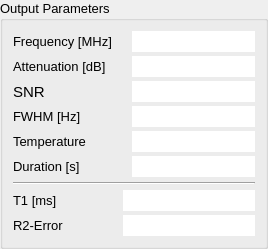
    <widget class="QGroupBox" name="OutputWidget">
     <property name="sizePolicy">
      <sizepolicy hsizetype="Expanding" vsizetype="Minimum">
       <horstretch>0</horstretch>
       <verstretch>0</verstretch>
      </sizepolicy>
     </property>
     <property name="font">
      <font>
       <pointsize>10</pointsize>
      </font>
     </property>
     <property name="title">
      <string>Output Parameters</string>
     </property>
     <layout class="QVBoxLayout" name="verticalLayout_2">
      <property name="spacing">
       <number>5</number>
      </property>
      <property name="leftMargin">
       <number>10</number>
      </property>
      <property name="topMargin">
       <number>10</number>
      </property>
      <property name="rightMargin">
       <number>10</number>
      </property>
      <property name="bottomMargin">
       <number>10</number>
      </property>
      <item>
       <layout class="QFormLayout" name="outputParameters">
        <property name="fieldGrowthPolicy">
         <enum>QFormLayout::ExpandingFieldsGrow</enum>
        </property>
        <property name="rowWrapPolicy">
         <enum>QFormLayout::DontWrapRows</enum>
        </property>
        <property name="horizontalSpacing">
         <number>20</number>
        </property>
        <property name="verticalSpacing">
         <number>4</number>
        </property>
        <property name="leftMargin">
         <number>0</number>
        </property>
        <property name="topMargin">
         <number>0</number>
        </property>
        <property name="rightMargin">
         <number>0</number>
        </property>
        <property name="bottomMargin">
         <number>0</number>
        </property>
        <item row="0" column="0">
         <widget class="QLabel" name="freqLabel">
          <property name="sizePolicy">
           <sizepolicy hsizetype="Minimum" vsizetype="Preferred">
            <horstretch>0</horstretch>
            <verstretch>0</verstretch>
           </sizepolicy>
          </property>
          <property name="minimumSize">
           <size>
            <width>90</width>
            <height>0</height>
           </size>
          </property>
          <property name="font">
           <font>
            <pointsize>10</pointsize>
            <weight>50</weight>
            <bold>false</bold>
           </font>
          </property>
          <property name="text">
           <string>Frequency [MHz]</string>
          </property>
          <property name="alignment">
           <set>Qt::AlignLeading|Qt::AlignLeft|Qt::AlignVCenter</set>
          </property>
         </widget>
        </item>
        <item row="0" column="1">
         <widget class="QLineEdit" name="freq_output">
          <property name="sizePolicy">
           <sizepolicy hsizetype="Expanding" vsizetype="Fixed">
            <horstretch>0</horstretch>
            <verstretch>0</verstretch>
           </sizepolicy>
          </property>
          <property name="minimumSize">
           <size>
            <width>80</width>
            <height>18</height>
           </size>
          </property>
          <property name="maximumSize">
           <size>
            <width>16777215</width>
            <height>25</height>
           </size>
          </property>
          <property name="font">
           <font>
            <pointsize>10</pointsize>
            <weight>50</weight>
            <bold>false</bold>
           </font>
          </property>
          <property name="mouseTracking">
           <bool>false</bool>
          </property>
          <property name="frame">
           <bool>false</bool>
          </property>
          <property name="alignment">
           <set>Qt::AlignRight|Qt::AlignTrailing|Qt::AlignVCenter</set>
          </property>
          <property name="readOnly">
           <bool>true</bool>
          </property>
          <property name="cursorMoveStyle">
           <enum>Qt::LogicalMoveStyle</enum>
          </property>
         </widget>
        </item>
        <item row="1" column="0">
         <widget class="QLabel" name="atLabel">
          <property name="sizePolicy">
           <sizepolicy hsizetype="Minimum" vsizetype="Preferred">
            <horstretch>0</horstretch>
            <verstretch>0</verstretch>
           </sizepolicy>
          </property>
          <property name="minimumSize">
           <size>
            <width>90</width>
            <height>0</height>
           </size>
          </property>
          <property name="font">
           <font>
            <pointsize>10</pointsize>
            <weight>50</weight>
            <bold>false</bold>
           </font>
          </property>
          <property name="text">
           <string>Attenuation [dB]</string>
          </property>
          <property name="alignment">
           <set>Qt::AlignLeading|Qt::AlignLeft|Qt::AlignVCenter</set>
          </property>
         </widget>
        </item>
        <item row="1" column="1">
         <widget class="QLineEdit" name="at_output">
          <property name="sizePolicy">
           <sizepolicy hsizetype="Expanding" vsizetype="Fixed">
            <horstretch>0</horstretch>
            <verstretch>0</verstretch>
           </sizepolicy>
          </property>
          <property name="minimumSize">
           <size>
            <width>80</width>
            <height>18</height>
           </size>
          </property>
          <property name="maximumSize">
           <size>
            <width>16777215</width>
            <height>25</height>
           </size>
          </property>
          <property name="font">
           <font>
            <pointsize>10</pointsize>
            <weight>50</weight>
            <bold>false</bold>
           </font>
          </property>
          <property name="mouseTracking">
           <bool>false</bool>
          </property>
          <property name="frame">
           <bool>false</bool>
          </property>
          <property name="alignment">
           <set>Qt::AlignRight|Qt::AlignTrailing|Qt::AlignVCenter</set>
          </property>
          <property name="readOnly">
           <bool>true</bool>
          </property>
         </widget>
        </item>
        <item row="2" column="0">
         <widget class="QLabel" name="label_3">
          <property name="sizePolicy">
           <sizepolicy hsizetype="Minimum" vsizetype="Preferred">
            <horstretch>0</horstretch>
            <verstretch>0</verstretch>
           </sizepolicy>
          </property>
          <property name="minimumSize">
           <size>
            <width>90</width>
            <height>0</height>
           </size>
          </property>
          <property name="font">
           <font>
            <pointsize>11</pointsize>
            <weight>50</weight>
            <bold>false</bold>
           </font>
          </property>
          <property name="text">
           <string>SNR</string>
          </property>
          <property name="alignment">
           <set>Qt::AlignLeading|Qt::AlignLeft|Qt::AlignVCenter</set>
          </property>
         </widget>
        </item>
        <item row="2" column="1">
         <widget class="QLineEdit" name="snr_output">
          <property name="sizePolicy">
           <sizepolicy hsizetype="Expanding" vsizetype="Fixed">
            <horstretch>0</horstretch>
            <verstretch>0</verstretch>
           </sizepolicy>
          </property>
          <property name="minimumSize">
           <size>
            <width>80</width>
            <height>18</height>
           </size>
          </property>
          <property name="maximumSize">
           <size>
            <width>16777215</width>
            <height>25</height>
           </size>
          </property>
          <property name="font">
           <font>
            <pointsize>10</pointsize>
            <weight>50</weight>
            <bold>false</bold>
           </font>
          </property>
          <property name="mouseTracking">
           <bool>false</bool>
          </property>
          <property name="frame">
           <bool>false</bool>
          </property>
          <property name="alignment">
           <set>Qt::AlignRight|Qt::AlignTrailing|Qt::AlignVCenter</set>
          </property>
          <property name="readOnly">
           <bool>true</bool>
          </property>
         </widget>
        </item>
        <item row="3" column="0">
         <widget class="QLabel" name="label_4">
          <property name="minimumSize">
           <size>
            <width>90</width>
            <height>0</height>
           </size>
          </property>
          <property name="font">
           <font>
            <pointsize>10</pointsize>
           </font>
          </property>
          <property name="text">
           <string>FWHM [Hz]</string>
          </property>
          <property name="alignment">
           <set>Qt::AlignLeading|Qt::AlignLeft|Qt::AlignVCenter</set>
          </property>
         </widget>
        </item>
        <item row="3" column="1">
         <widget class="QLineEdit" name="fwhm_output">
          <property name="minimumSize">
           <size>
            <width>80</width>
            <height>18</height>
           </size>
          </property>
          <property name="maximumSize">
           <size>
            <width>16777215</width>
            <height>25</height>
           </size>
          </property>
          <property name="font">
           <font>
            <pointsize>10</pointsize>
           </font>
          </property>
          <property name="frame">
           <bool>false</bool>
          </property>
          <property name="alignment">
           <set>Qt::AlignRight|Qt::AlignTrailing|Qt::AlignVCenter</set>
          </property>
         </widget>
        </item>
        <item row="4" column="0">
         <widget class="QLabel" name="centerLabel">
          <property name="sizePolicy">
           <sizepolicy hsizetype="Minimum" vsizetype="Preferred">
            <horstretch>0</horstretch>
            <verstretch>0</verstretch>
           </sizepolicy>
          </property>
          <property name="minimumSize">
           <size>
            <width>90</width>
            <height>0</height>
           </size>
          </property>
          <property name="font">
           <font>
            <pointsize>10</pointsize>
            <weight>50</weight>
            <bold>false</bold>
           </font>
          </property>
          <property name="text">
           <string>Temperature</string>
          </property>
          <property name="alignment">
           <set>Qt::AlignLeading|Qt::AlignLeft|Qt::AlignVCenter</set>
          </property>
         </widget>
        </item>
        <item row="4" column="1">
         <widget class="QLineEdit" name="temp_output">
          <property name="sizePolicy">
           <sizepolicy hsizetype="Expanding" vsizetype="Fixed">
            <horstretch>0</horstretch>
            <verstretch>0</verstretch>
           </sizepolicy>
          </property>
          <property name="minimumSize">
           <size>
            <width>80</width>
            <height>18</height>
           </size>
          </property>
          <property name="maximumSize">
           <size>
            <width>16777215</width>
            <height>25</height>
           </size>
          </property>
          <property name="font">
           <font>
            <pointsize>10</pointsize>
            <weight>50</weight>
            <bold>false</bold>
           </font>
          </property>
          <property name="mouseTracking">
           <bool>false</bool>
          </property>
          <property name="frame">
           <bool>false</bool>
          </property>
          <property name="alignment">
           <set>Qt::AlignRight|Qt::AlignTrailing|Qt::AlignVCenter</set>
          </property>
          <property name="readOnly">
           <bool>true</bool>
          </property>
         </widget>
        </item>
        <item row="5" column="0">
         <widget class="QLabel" name="peakLabel">
          <property name="sizePolicy">
           <sizepolicy hsizetype="Minimum" vsizetype="Preferred">
            <horstretch>0</horstretch>
            <verstretch>0</verstretch>
           </sizepolicy>
          </property>
          <property name="minimumSize">
           <size>
            <width>90</width>
            <height>0</height>
           </size>
          </property>
          <property name="font">
           <font>
            <pointsize>10</pointsize>
            <weight>50</weight>
            <bold>false</bold>
           </font>
          </property>
          <property name="text">
           <string>Duration [s]</string>
          </property>
          <property name="alignment">
           <set>Qt::AlignLeading|Qt::AlignLeft|Qt::AlignVCenter</set>
          </property>
         </widget>
        </item>
        <item row="5" column="1">
         <widget class="QLineEdit" name="dur_output">
          <property name="sizePolicy">
           <sizepolicy hsizetype="Expanding" vsizetype="Fixed">
            <horstretch>0</horstretch>
            <verstretch>0</verstretch>
           </sizepolicy>
          </property>
          <property name="minimumSize">
           <size>
            <width>80</width>
            <height>18</height>
           </size>
          </property>
          <property name="maximumSize">
           <size>
            <width>16777215</width>
            <height>25</height>
           </size>
          </property>
          <property name="font">
           <font>
            <pointsize>10</pointsize>
            <weight>50</weight>
            <bold>false</bold>
           </font>
          </property>
          <property name="mouseTracking">
           <bool>false</bool>
          </property>
          <property name="frame">
           <bool>false</bool>
          </property>
          <property name="alignment">
           <set>Qt::AlignRight|Qt::AlignTrailing|Qt::AlignVCenter</set>
          </property>
          <property name="readOnly">
           <bool>true</bool>
          </property>
         </widget>
        </item>
       </layout>
      </item>
      <item>
       <widget class="Line" name="line">
        <property name="orientation">
         <enum>Qt::Horizontal</enum>
        </property>
       </widget>
      </item>
      <item>
       <layout class="QFormLayout" name="formLayout_2">
        <property name="fieldGrowthPolicy">
         <enum>QFormLayout::ExpandingFieldsGrow</enum>
        </property>
        <property name="horizontalSpacing">
         <number>20</number>
        </property>
        <property name="verticalSpacing">
         <number>4</number>
        </property>
        <item row="0" column="0">
         <widget class="QLabel" name="label">
          <property name="sizePolicy">
           <sizepolicy hsizetype="Minimum" vsizetype="Preferred">
            <horstretch>0</horstretch>
            <verstretch>0</verstretch>
           </sizepolicy>
          </property>
          <property name="minimumSize">
           <size>
            <width>90</width>
            <height>0</height>
           </size>
          </property>
          <property name="font">
           <font>
            <pointsize>10</pointsize>
           </font>
          </property>
          <property name="text">
           <string>T1 [ms]</string>
          </property>
          <property name="alignment">
           <set>Qt::AlignLeading|Qt::AlignLeft|Qt::AlignVCenter</set>
          </property>
         </widget>
        </item>
        <item row="0" column="1">
         <widget class="QLineEdit" name="t1_output">
          <property name="minimumSize">
           <size>
            <width>80</width>
            <height>18</height>
           </size>
          </property>
          <property name="maximumSize">
           <size>
            <width>16777215</width>
            <height>25</height>
           </size>
          </property>
          <property name="font">
           <font>
            <pointsize>10</pointsize>
           </font>
          </property>
          <property name="frame">
           <bool>false</bool>
          </property>
          <property name="readOnly">
           <bool>true</bool>
          </property>
         </widget>
        </item>
        <item row="1" column="0">
         <widget class="QLabel" name="label_2">
          <property name="sizePolicy">
           <sizepolicy hsizetype="Minimum" vsizetype="Preferred">
            <horstretch>0</horstretch>
            <verstretch>0</verstretch>
           </sizepolicy>
          </property>
          <property name="minimumSize">
           <size>
            <width>90</width>
            <height>0</height>
           </size>
          </property>
          <property name="font">
           <font>
            <pointsize>10</pointsize>
           </font>
          </property>
          <property name="text">
           <string>R2-Error</string>
          </property>
          <property name="alignment">
           <set>Qt::AlignLeading|Qt::AlignLeft|Qt::AlignVCenter</set>
          </property>
         </widget>
        </item>
        <item row="1" column="1">
         <widget class="QLineEdit" name="r2_output">
          <property name="minimumSize">
           <size>
            <width>80</width>
            <height>18</height>
           </size>
          </property>
          <property name="maximumSize">
           <size>
            <width>16777215</width>
            <height>25</height>
           </size>
          </property>
          <property name="font">
           <font>
            <pointsize>10</pointsize>
           </font>
          </property>
          <property name="frame">
           <bool>false</bool>
          </property>
          <property name="readOnly">
           <bool>true</bool>
          </property>
         </widget>
        </item>
       </layout>
      </item>
     </layout>
    </widget>
